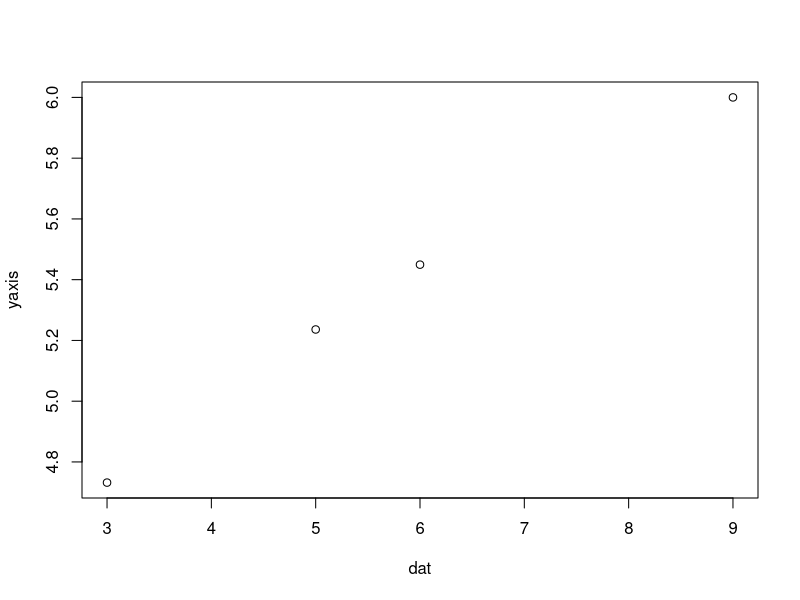

Generate this figure with R:
## ---- chunk 1
knitr::opts_chunk$set(echo = TRUE)
## ---- chunk 2
# making some data
dat <- c(3, 5, 6, 9)

mean(dat)
## ---- chunk 3
# making some fake data to put into the plot
yaxis <- sqrt(dat) + 3

plot(x = dat, y = yaxis)
## ---- chunk 4

f_to_c <- function(x) {
  convert <- (x - 32)/1.8
  return(convert)
}

## ---- chunk 5
f_to_c(78)
## ---- chunk 6




## ---- chunk 7



## ---- chunk 8
             # arguments in: from, to, and the temperature
temp.conv <- function(from, to, x) {
  
  # if `from` is "celsius" and `to` is "fahrenheit", then
  if(from == "celsius" & to == "fahrenheit") {
    # convert from celsius to fahrenheit
    convert <- x*1.8 + 32
  }
  
  # if `from` is "fahrenheit" and `to` is "celsius", then
  if(from == "fahrenheit" & to == "celsius") {
    # convert from fahrenheit to celsius
    convert <- (x - 32)/1.8
  }

  # return the converted value
  return(convert)
}
## ---- chunk 9
temp.conv("celsius", "fahrenheit", 25)
## ---- chunk 10

## ---- chunk 11
             # arguments in: from, to, and the temperature
temp.conv <- function(from, to, x) {
  
  # if `from` is "celsius" or "c", and `to` is "fahrenheit" or "f", then
  if(from == "celsius" || from == "c" & to == "fahrenheit" || to == "f") {
    # convert from celsius to fahrenheit
    convert <- x*1.8 + 32
  }
  
  # if `from` is "fahrenheit" or "f", and `to` is "celsius" or "c", then
  if(from == "fahrenheit" || from == "f" & to == "celsius" || to == "c") {
    # convert from fahrenheit to celsius
    convert <- (x - 32)/1.8
  }

  # return the converted value
  return(convert)
}
## ---- chunk 12

